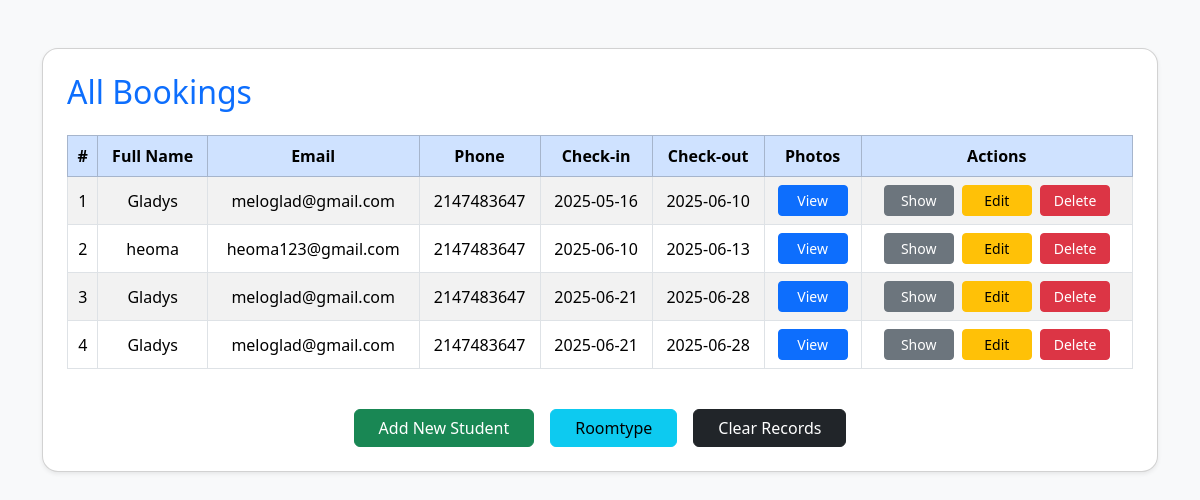
Screenshot of /index_records.php (signed in) with the database file from the repository.
### tables this page shows
CREATE TABLE `record_data` (
  `id` int(11) NOT NULL,
  `full_name` varchar(255) NOT NULL,
  `email_address` varchar(255) NOT NULL,
  `phone_number` int(11) NOT NULL,
  `room_type` varchar(255) NOT NULL,
  `check_in_date` date NOT NULL,
  `check_out_date` date NOT NULL,
  `image_file` varchar(255) NOT NULL
);

### index_records.php (the view, shortened to what this page needs)
<?php
$conn = connectDB();
$sql = "SELECT * FROM record_data";
$results = mysqli_query($conn, $sql);
if ($results === false) {
  echo mysqli_error($conn);
} else {
  $all_data = mysqli_fetch_all($results, MYSQLI_ASSOC);
}
?>
<!DOCTYPE html>
<html lang="en">
<head>
  <link href="https://cdn.jsdelivr.net/npm/bootstrap@5.3.6/dist/css/bootstrap.min.css" rel="stylesheet" />
</head>
<body>
  <div class="container my-5">
    <div class="card shadow-sm p-4">
      <div class="d-flex justify-content-between align-items-center mb-4">
        <h2 class="text-primary mb-0">All Bookings</h2>
      </div>
      <?php if (!empty($all_data)): ?>
        <div class="table-responsive">
          <table class="table table-striped table-bordered align-middle text-center">
            <thead class="table-primary">
              <tr>
                <th>#</th>
                <th>Full Name</th>
                <th>Email</th>
                <th>Phone</th>
                <th>Check-in</th>
                <th>Check-out</th>
                <th>Photos</th>
                <th>Actions</th>
              </tr>
            </thead>
            <tbody>
              <?php foreach ($all_data as $index => $data): ?>
                <tr>
                  <td><?= $index + 1 ?></td>
                  <td><?= htmlspecialchars($data['full_name']) ?></td>
                  <td><?= htmlspecialchars($data['email_address']) ?></td>
                  <td><?= htmlspecialchars($data['phone_number']) ?></td>
                  <td><?= htmlspecialchars($data['check_in_date']) ?></td>
                  <td><?= htmlspecialchars($data['check_out_date']) ?></td>
                  <td>
  <button type="button" class="btn btn-sm btn-primary" data-bs-toggle="modal" data-bs-target="#exampleModal<?= $data['id'] ?>">
    View
  </button>
</td>
  <td>
    <a class="btn btn-sm btn-secondary me-1" href="show.php?id=<?= $data['id'] ?>">Show</a>
    <a class="btn btn-sm btn-warning me-1" href="edit.php?id=<?= $data['id'] ?>">Edit</a>
    <a class="btn btn-sm btn-danger" href="delete.php?id=<?= $data['id'] ?>">Delete</a>
  </td>
  </tr>
<?php endforeach; ?>
</tbody>
</table>
</div>
<?php else: ?>
  <div class="alert alert-info text-center mb-0">No booking records found.</div>
<?php endif; ?>
<div class="text-center mt-4">
                            <div class="d-flex justify-content-center gap-3">
                                <a href="/index.php" class="btn btn-success px-4">Add New Student</a>
                                <a href="http://localhost/hotel_booking_management_system/roomtypes/index_room.php" class="btn btn-info px-4">Roomtype</a>
                                <form method="POST">
                                <button type="button" class="btn btn-dark px-4" data-bs-toggle="modal" data-bs-target="#exampleModal">
                                Clear Records
                                </button>
</div>
</div>
</body>
</html>

### index_records.php (style rules this page uses)
body { background-color: #f8f9fa; }
.table th, .table td { vertical-align: middle; }
.btn-sm { min-width: 70px; }
.card { border-radius: 1rem; }

### rows the page displays
record_data: full_name "Gladys", email_address "meloglad@gmail.com", phone_number "2147483647", check_in_date "2025-05-16", check_out_date "2025-06-10"
record_data: full_name "heoma", email_address "heoma123@gmail.com", phone_number "2147483647", check_in_date "2025-06-10", check_out_date "2025-06-13"
record_data: full_name "Gladys", email_address "meloglad@gmail.com", phone_number "2147483647", check_in_date "2025-06-21", check_out_date "2025-06-28"
record_data: full_name "Gladys", email_address "meloglad@gmail.com", phone_number "2147483647", check_in_date "2025-06-21", check_out_date "2025-06-28"
